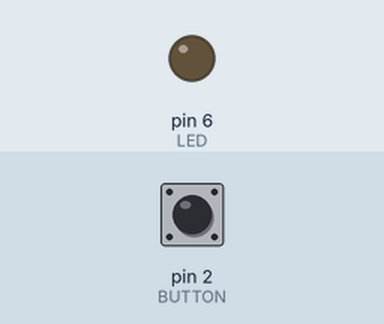
This sketch was run on a simulated Arduino Uno, built with avr-gcc and run on an emulated ATmega328P. Parts: output pins drawn as LEDs (lit = HIGH). Inputs (shaded band) come from the test bench; at power-on: pin 2 (BUTTON) HIGH.

Above: at 1.2 s.
1.3 s: pin 2 (BUTTON) pulled LOW for 0.15 s
At 1.4 s:
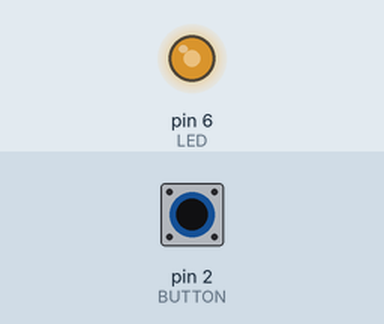
3.0 s: pin 2 (BUTTON) pulled LOW for 1 s
At 4.4 s:
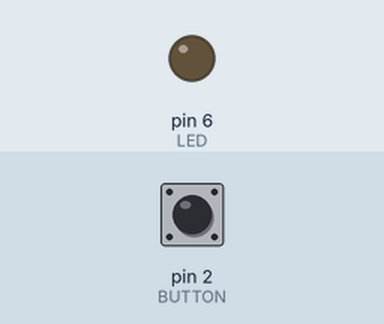
5.5 s: pin 2 (BUTTON) pulled LOW for 3.2 s
At 6.7 s:
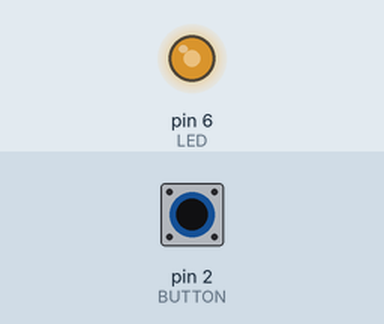
Timing chart, 0 to 10.2 s (numbered marks = the images above; inputs shaded):
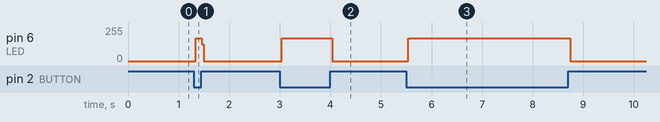

Measured:
- after the input at 1.3 s, pin 6 (LED): 0/255 → 170/255 at once, → 0/255 0.12 s later
- after the input at 3.0 s, pin 6 (LED): 0/255 → 170/255 at once, → 0/255 1.0 s later
- after the input at 5.5 s, pin 6 (LED): 0/255 → 170/255 at once, → 0/255 3.2 s later

The sketch:

ex04_02_01_a.ino
```cpp
// 버튼으로 LED 제어 (if문)

#define BUTTON 2
#define LED 6

void setup() {
  pinMode(BUTTON, INPUT);
  pinMode(LED, OUTPUT);
}

void loop() {
  int value = digitalRead(BUTTON);
  digitalWrite(LED, 0);
  if (value == 0) {
    digitalWrite(LED, 1);
  }
}
```
